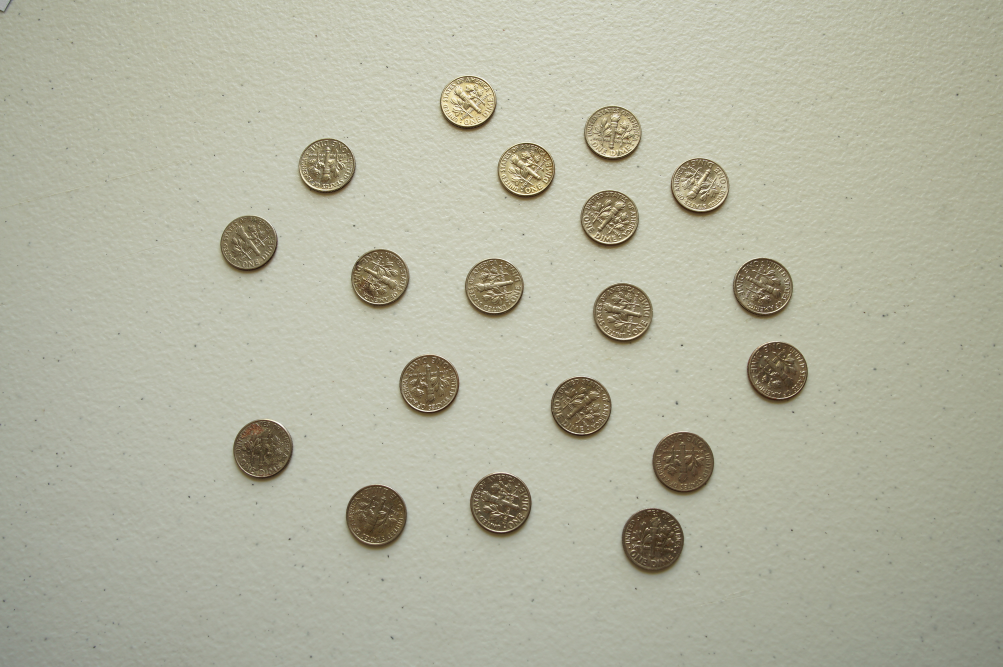
#> input picture circle_detection/dime.jpg, 3008 x 2000 px (shown at 1/3 size)
$ python from_img_mod.py dime.jpg
#> lines starting #> are read from the running program, lines starting #| are printed output that depends on the picture; after the words box and inside, x2 and y2 are one past the last pixel; in counts of white or black regions, pixels touching at a corner belong together
### circle_detection/window.py
import cv2

class ImageWindow(object):
	def __init__(self, name: str):
		self.name = name

	def open(self):
		cv2.namedWindow(self.name)

	def __enter__(self):
		self.open()
		return self

	def destroy(self):
		cv2.destroyWindow(self.name)

	def __exit__(self, *args):
		self.destroy()

	def isOpen(self) -> bool:
		return cv2.getWindowProperty(self.name, 0) >= 0

	def move(self, x: int, y: int):
		cv2.moveWindow(self.name, x, y)

	def resize(self, width: int, height: int):
		cv2.resizeWindow(self.name, width, height)

	def show(self, frame):
		cv2.imshow(self.name, frame)

### circle_detection/from_img_mod.py
#todo: figurue out method to dynamically adjust mindist, minrad, and accumThresh
#dp should probably just be at 2--if we cannot get any circles, then it's a bad image!
import cv2
import numpy as np
from window import ImageWindow
from circle import HoughCircleTransform
from sys import argv
from time import time

# create an overlay image. You can use any image
background = np.ones((100,100,3),dtype='uint8')*255
iname = argv[1]
outputSubdir = "./output/"
outCropSubdir = "./output"


# read the frame

with ImageWindow('a') as window:
	accumThresh = 60#window.trackbar("accuThresh", 60, 300)
	minRad = 45#window.trackbar("minRad", 60, 150)
	#minDist = window.trackbar("minDist", 120, 300)
	dp = 2#window.trackbar("dp", 2, 4)

	#do the blur operations once instead of every frame
	origframe = cv2.imread(iname)
#> origframe is the input picture: shape (2000, 3008, 3); mean B, G, R 160, 178.9, 178.3
	#oframe = cv2.medianBlur(origframe, 17)
	oframe = cv2.pyrMeanShiftFiltering(origframe, 17, 51)
	oframe = cv2.GaussianBlur(oframe, (13, 13), 0)

	#parameter fitting
	smallestRad = 9999
	smallestRad_d = smallestRad
	smallestCt = 0

	while window.isOpen():
		frame = oframe.copy()
		rawframe = origframe.copy()
		drawframe = origframe.copy()
		print(smallestRad)

		grayImg = cv2.cvtColor(frame, cv2.COLOR_BGR2GRAY)
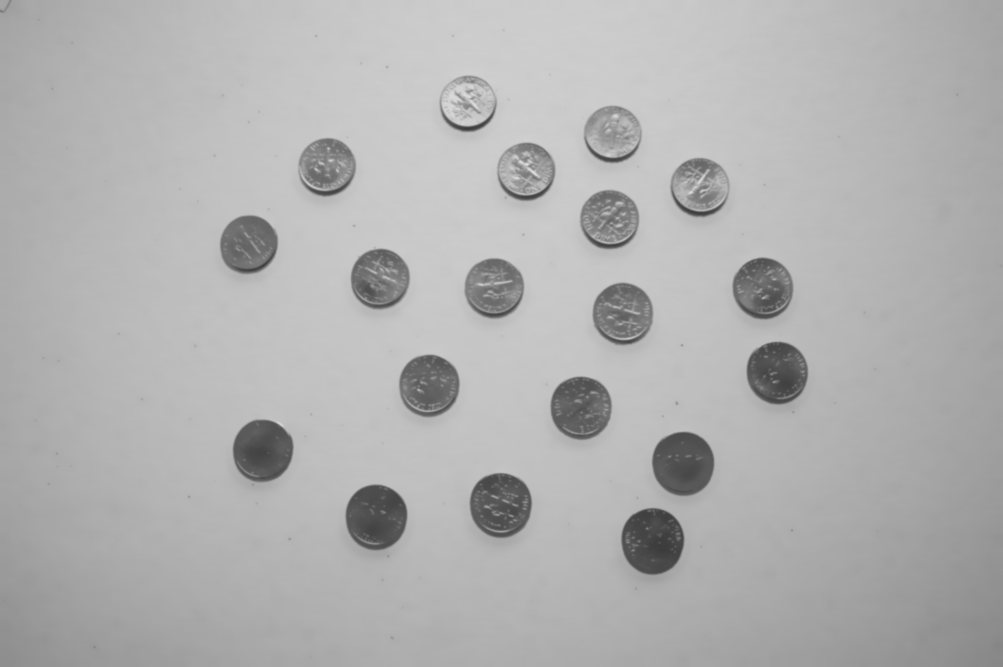
#> grayImg: shape (2000, 3008) (shown at 1/3 size); min 59, max 227, mean 176.8
		grayImg = cv2.threshold(grayImg, 0, 255, cv2.THRESH_BINARY_INV | cv2.THRESH_OTSU)[1]
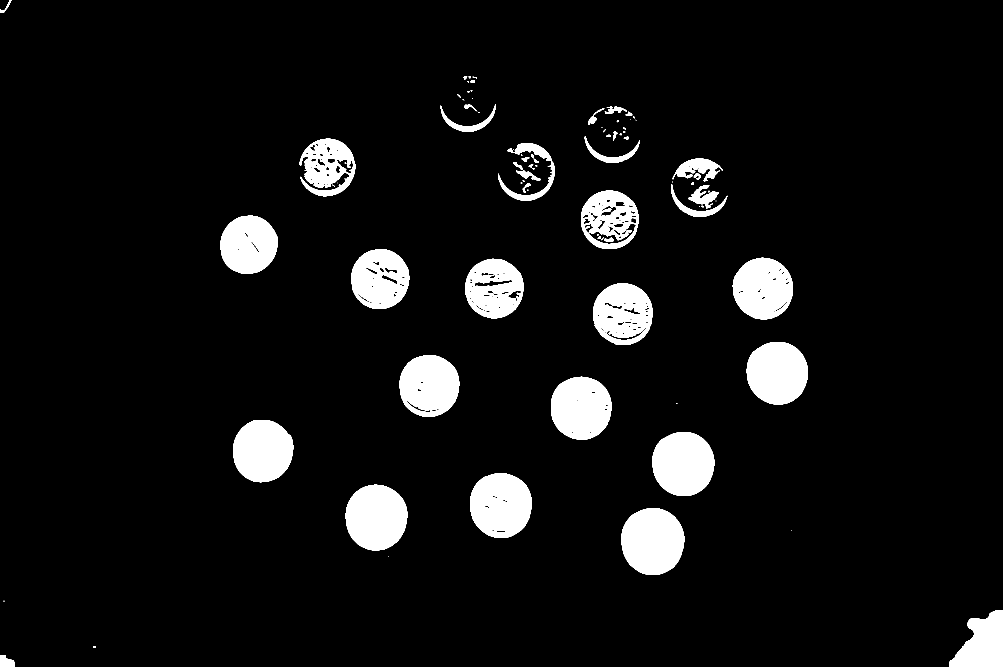
#> grayImg: shape (2000, 3008) (shown at 1/3 size); 7% white; 86 white regions (26 under 20 px), largest, box (x1, y1, x2, y2) and area: (1864, 1524, 2053, 1725) 30099, (1037, 1454, 1222, 1651) 28855, (1957, 1296, 2143, 1488) 28416

		#below can be helpful to see what HoughCircles sees
		# frame = cv2.Canny(frame, 6, 3)
#> (the run stopped early here; a loop or call above may not have finished)
